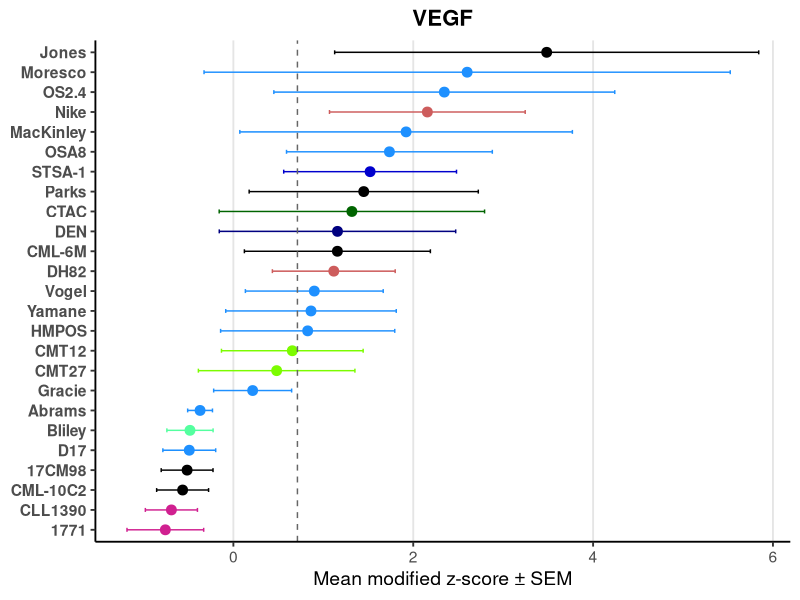
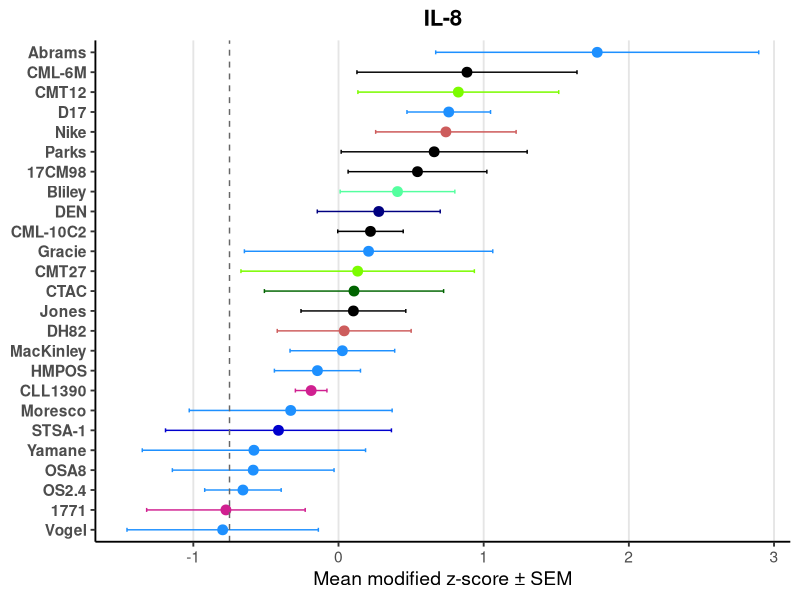
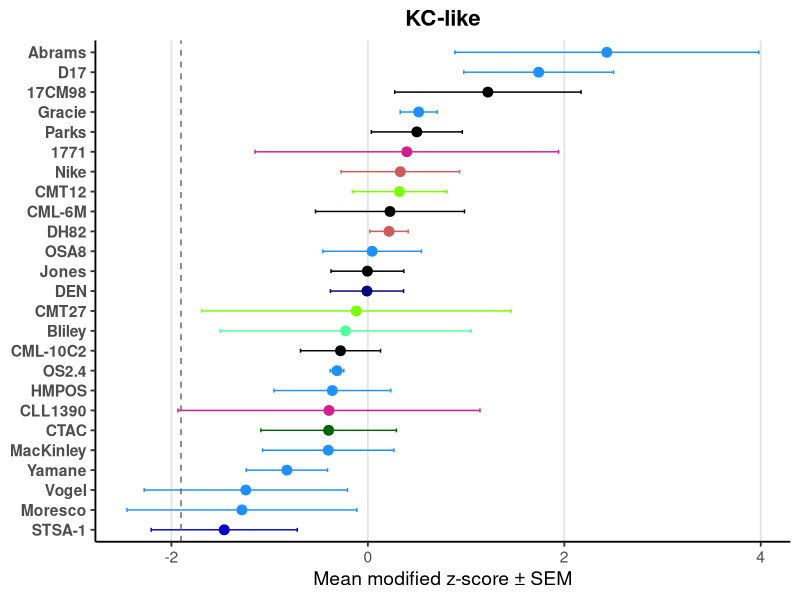
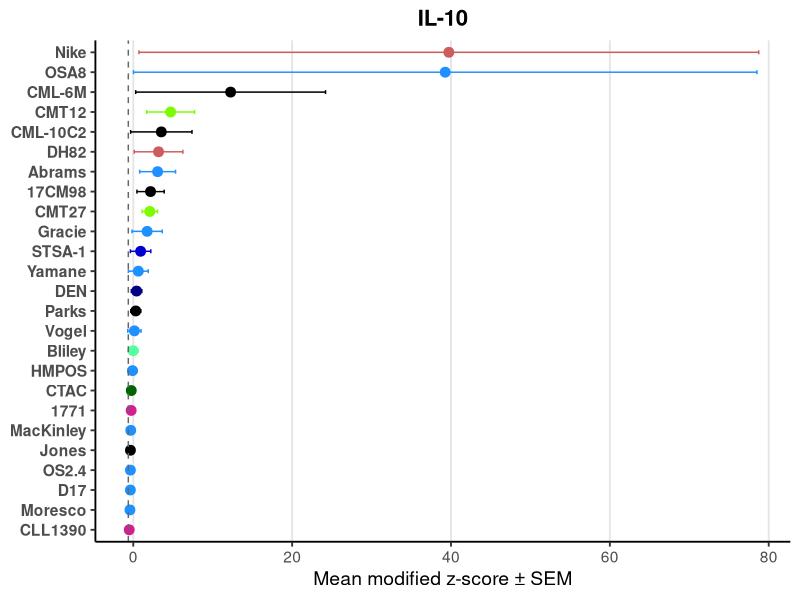
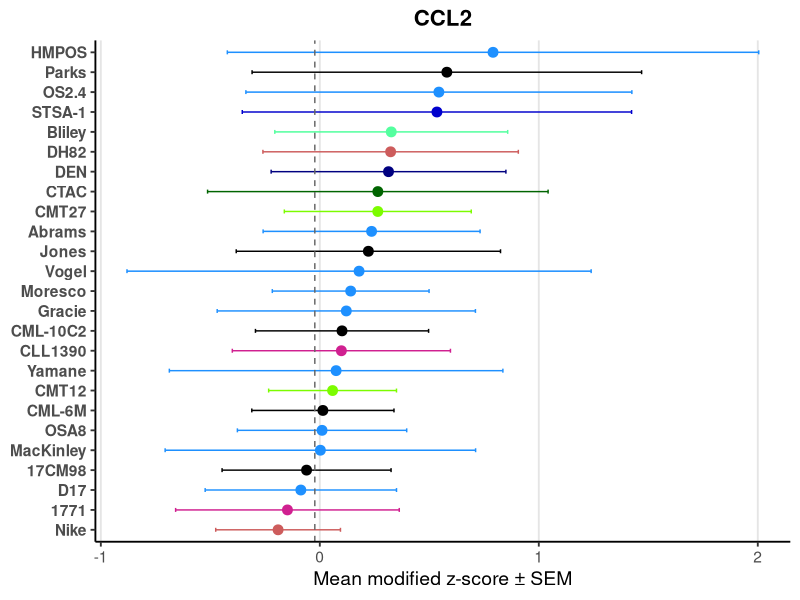
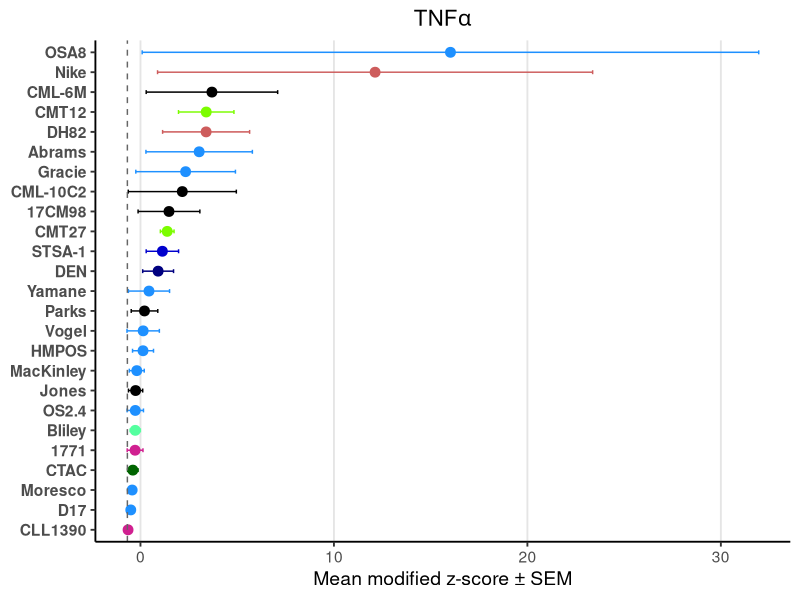
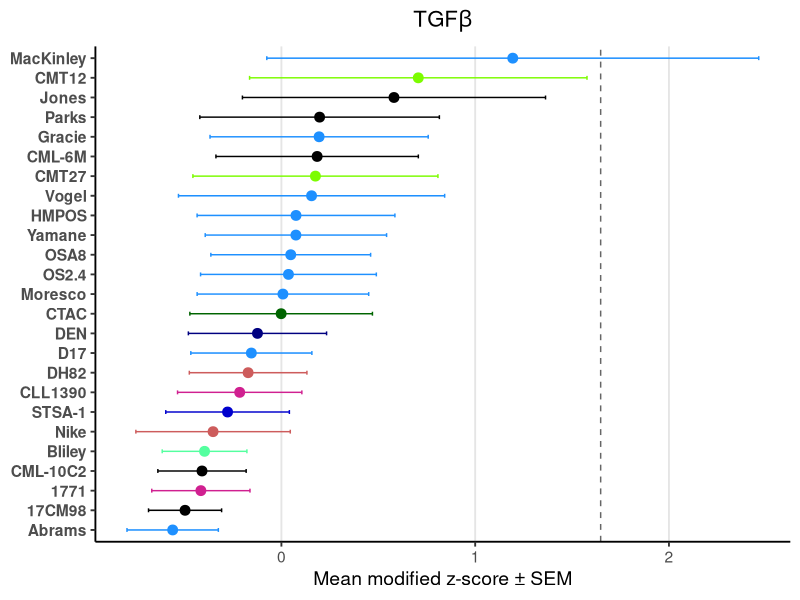
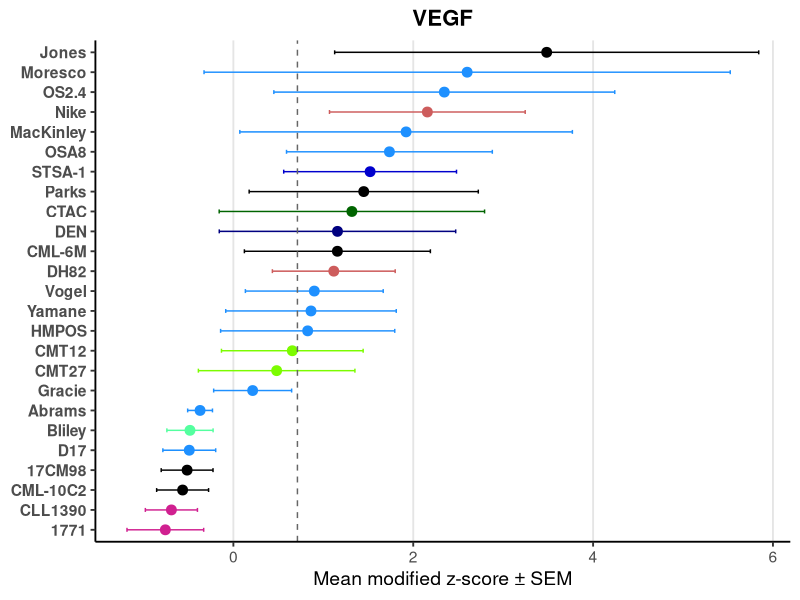

Recreate these plots in R, in order.
# ──────────────────────────────────────────────────────────────────────────────
# ──────────────────────────────────────────────────────────────────────────────
# 0. If you don’t already have these:
# install.packages(c("readr","dplyr","tidyr","ggplot2","forcats"))
# ──────────────────────────────────────────────────────────────────────────────

library(readr)
library(dplyr)
library(tidyr)
library(ggplot2)
library(forcats)

# 1) Read in treatment + histology data
treat_df <- read_csv("modz_with_histo.csv", show_col_types = FALSE)

# 2) Specify your control values
ctrl_df <- tibble::tribble(
  ~cytokine,  ~treatment, ~donor_1_modz,  ~donor_2_modz,  ~donor_3_modz,
  "vegf",     "Ctrl",      2.484984796,   -0.277050892,  -0.071416965,
  "il.8",     "Ctrl",     -1.908891365,   -0.518655989,   0.175225627,
  "kc.like",  "Ctrl",     -3.256047169,   -1.895588795,  -0.556340602,
  "il.10",    "Ctrl",     -0.775007357,   -0.479740681,  -0.619945737,
  "ccl2",     "Ctrl",     -1.110884361,    1.091099152,  -0.048639654,
  "tnf.a",    "Ctrl",     -0.673432753,   -0.682682226,  -0.674500000,
  "tgf.b",    "Ctrl",      0.974782498,    1.667203949,   2.300644251
) %>% 
  mutate(histology = "Control")

# 3) Stack & pivot to long form
full_df <- bind_rows(treat_df, ctrl_df)

long_df <- full_df %>%
  pivot_longer(
    cols         = starts_with("donor_"),
    names_to     = "donor",
    names_prefix = "donor_",
    values_to    = "z_mod"
  )

# 4) Summarize mean + SEM per cytokine × treatment × histology
summary_df <- long_df %>%
  group_by(cytokine, treatment, histology) %>%
  summarise(
    mean_z = mean(z_mod, na.rm = TRUE),
    se_z   = sd(z_mod,   na.rm = TRUE) / sqrt(n()),
    .groups = "drop"
  )

# 5) Extract control means for dashed line
ctrl_line <- summary_df %>%
  filter(treatment == "Ctrl") %>%
  select(cytokine, ctrl_mean = mean_z)

# 6) Custom colors
hist_colors <- c(
  HS      = "indianred",
  HSA     = "navyblue",
  Lym     = "violetred",
  MC      = "lawngreen",
  Mel     = "black",
  OSA     = "dodgerblue",
  STS     = "mediumblue",
  TC      = "darkgreen",
  UC      = "seagreen1",
  Control = "#000000"
)

# 7) Plotting function using points + error bars, sans font, pretty titles
plot_cytokine <- function(cyt) {
  # A) map raw key to publication‐ready label (with Greek letters)
  title_label <- switch(cyt,
                        "vegf"    = "VEGF",
                        "il.8"    = "IL-8",
                        "il.10"   = "IL-10",
                        "ccl2"    = "CCL2",
                        "kc.like" = "KC-like",
                        "tnf.a"   = expression(TNF*alpha),
                        "tgf.b"   = expression(TGF*beta),
                        cyt       # fallback
  )
  
  # B) subset & reorder treatments by descending mean
  df <- summary_df %>%
    filter(cytokine == cyt, treatment != "Ctrl") %>%
    mutate(
      treatment = fct_reorder(treatment, mean_z, .desc = FALSE)
    )
  
  # C) control‐mean for this cytokine
  y0 <- ctrl_line %>%
    filter(cytokine == cyt) %>%
    pull(ctrl_mean)
  
  # D) build plot
  ggplot(df, aes(x = treatment, y = mean_z, color = histology)) +
    geom_point(size = 3) +
    geom_errorbar(aes(ymin = mean_z - se_z, ymax = mean_z + se_z),
                  width = 0.2, size = 0.5) +
    geom_hline(yintercept = y0, linetype = "dashed", color = "grey40") +
    scale_color_manual(values = hist_colors) +
    coord_flip() +
    theme_classic(base_size = 14, base_family = "sans") +
    theme(
      legend.position     = "none",
      axis.title.y        = element_blank(),
      axis.text.y         = element_text(face = "bold"),
      plot.title          = element_text(face = "bold", size = 16, hjust = 0.5),
      panel.grid.major.x  = element_line(color = "grey90"),
      panel.grid.minor.x  = element_blank()
    ) +
    labs(
      title = title_label,
      y     = "Mean modified z-score ± SEM"
    )
}

# 8) Draw one plot at a time:
plot_cytokine("vegf")
plot_cytokine("il.8")
plot_cytokine("kc.like")
plot_cytokine("il.10")
plot_cytokine("ccl2")
plot_cytokine("tnf.a")
plot_cytokine("tgf.b")

# Vector of the cytokine codes you want to save
cytokines <- c("vegf","il.8","kc.like","il.10","ccl2","tnf.a","tgf.b")

# Loop over each, generate the plot, and save to disk
for(cyt in cytokines) {
  # 1) make the plot
  p <- plot_cytokine(cyt)
  
  # 2) Define a pretty filename
  pretty <- switch(cyt,
                   #"vegf"    = "VEGF",
                   #"il.8"    = "IL-8",
                   #"il.10"   = "IL-10",
                   #"ccl2"    = "CCL2",
                   #"kc.like" = "KC-like",
                   #"tnf.a"   = "TNF-alpha",
                   "tgf.b"   = "TGF-beta"
  )
  filename <- paste0(pretty, "_modz_plot.png")
  
  # 3) Save at 300 dpi, 6×4 inches
  ggsave(
    filename = filename,
    plot     = p,
    dpi      = 600,
    width    = 7,
    height   = 6,
    units    = "in",
    bg = "transparent"
  )
}

##Go to y_axis_breaks for adjusting of IL-10 and TNF-a